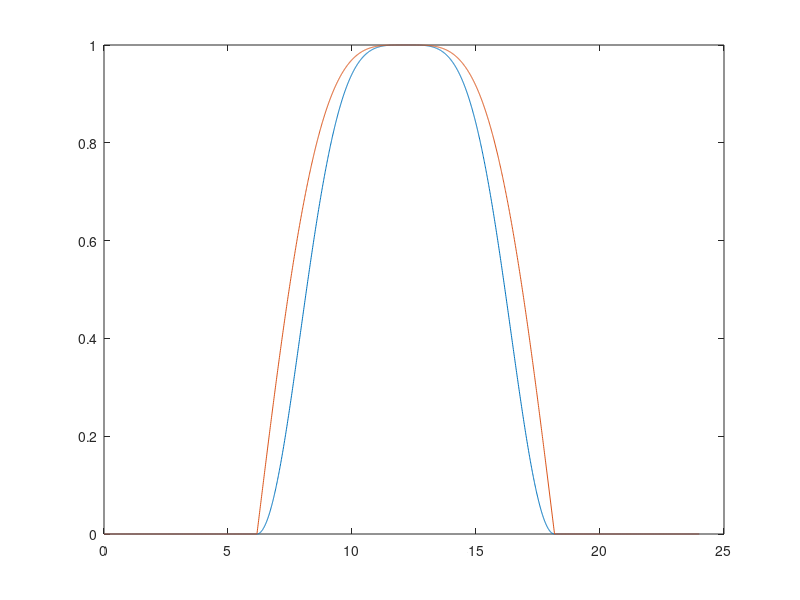

Reproduce this figure in MATLAB. (Note: this script raises an error after producing the figure.)
clc; clf;

%Sunrise time
sunrise = [06,10,00];
sunrise = sunrise(1) + sunrise(2)/60 + sunrise(3)/3600;

%Latitude
latitude = 0;

t = linspace(0,24,2400);
%Sun's position
s = (90-latitude)*sind(360*(t-sunrise)/24);
s = s;

%Atmospheric propagation
prop = sind(s);

%Fixed panel AOE over horizontal
fixed = 0;
og = abs(sind((90-latitude)*sind(360*(t-sunrise)/24) - fixed).*(s>0)).*prop;

%Fixed panel
tracking = linspace(1,1,size(t,2)).*(s>0).*prop;

%Tracking surface
plot(t(), og(),'DisplayName', 'Fixed orientation panel'); hold on;
%Tracking panel
plot(t(), tracking(),'DisplayName', 'Perfect tracking panel');
%Solar noon
xline(sunrise + 6, 'LineStyle','--');
title('Power coefficient');
legend();
xlim([0 24]);
ylim([0 1.1]);

og_relative_production = power(og,t)/power(tracking,t);
inefficiency = (power(tracking,t)-power(og,t))/power(og,t);

fprintf('Power of tracking panel: %f kWh/m2\n', 2026.0*og_relative_production)
disp('Power of fixed orientation panel: 2026.0 kWh/m2')
fprintf('Additional power generation: %f%%\n', 100*inefficiency)

function sum = power(array, space)
    sum = 0;
    for i=1:size(array,2)
        sum = sum + array(i);
    end
    delta = space(2) - space(1);
    sum = sum*delta*(1 - 1/size(array,2));
end